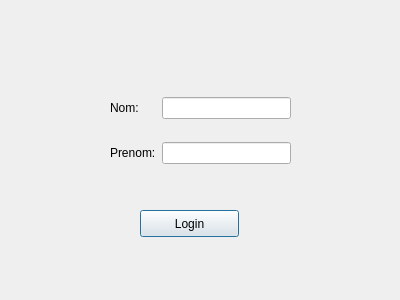
<?xml version="1.0" encoding="UTF-8"?>
<ui version="4.0">
 <class>loginDlg</class>
 <widget class="QDialog" name="loginDlg">
  <property name="geometry">
   <rect>
    <x>0</x>
    <y>0</y>
    <width>400</width>
    <height>300</height>
   </rect>
  </property>
  <property name="windowTitle">
   <string>Dialog</string>
  </property>
  <widget class="QWidget" name="gridLayoutWidget">
   <property name="geometry">
    <rect>
     <x>110</x>
     <y>80</y>
     <width>181</width>
     <height>101</height>
    </rect>
   </property>
   <layout class="QGridLayout" name="gridLayout">
    <item row="0" column="1">
     <widget class="QLineEdit" name="usrLineEdit"/>
    </item>
    <item row="0" column="0">
     <widget class="QLabel" name="label">
      <property name="text">
       <string>Nom:</string>
      </property>
     </widget>
    </item>
    <item row="1" column="0">
     <widget class="QLabel" name="label_2">
      <property name="text">
       <string>Prenom:</string>
      </property>
     </widget>
    </item>
    <item row="1" column="1">
     <widget class="QLineEdit" name="usrLineEdit_2"/>
    </item>
   </layout>
  </widget>
  <widget class="QPushButton" name="LoginBtn">
   <property name="geometry">
    <rect>
     <x>140</x>
     <y>210</y>
     <width>99</width>
     <height>27</height>
    </rect>
   </property>
   <property name="text">
    <string>Login</string>
   </property>
  </widget>
 </widget>
 <resources/>
 <connections/>
</ui>
